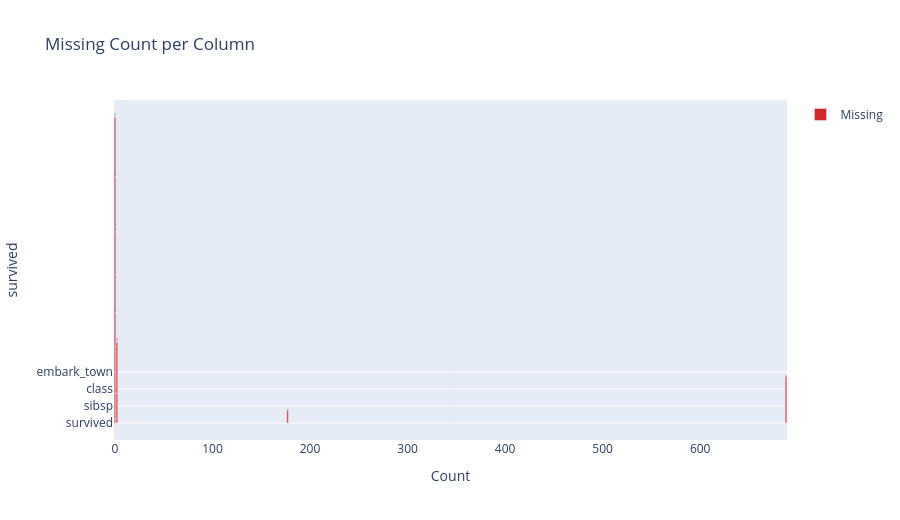

Notebook code cell kept with this figure:
### Markdown cell above
## Intermediate

Horizontal orientation with value labels.

### Code cell
md.barchart_count(
    title="Missing Count per Column",
    orientation="horizontal",
    show_values=True,
).show()

### Figure 1 — Plotly figure (JSON) as saved in the notebook; plotly's stock layout.template omitted (floating-point values rounded to 4 significant figures)
{"data": [{"marker": {"color": "#d62728"}, "name": "Missing", "text": ["0", "0", "0", "177", "0", "0", "0", "2", "0", "0", "0", "688", "2", "0", "0"], "textposition": "auto", "type": "bar", "x": [0, 0, 0, 177, 0, 0, 0, 2, 0, 0, 0, 688, 2, 0, 0], "y": ["survived", "pclass", "sex", "age", "sibsp", "parch", "fare", "embarked", "class", "who", "adult_male", "deck", "embark_town", "alive", "alone"]}], "layout": {"font": {}, "height": 520, "legend": {"title": {}}, "showlegend": true, "title": {"text": "Missing Count per Column"}, "width": 900, "xaxis": {"title": {"text": "Count"}}, "yaxis": {"title": {"text": "survived"}}}}
